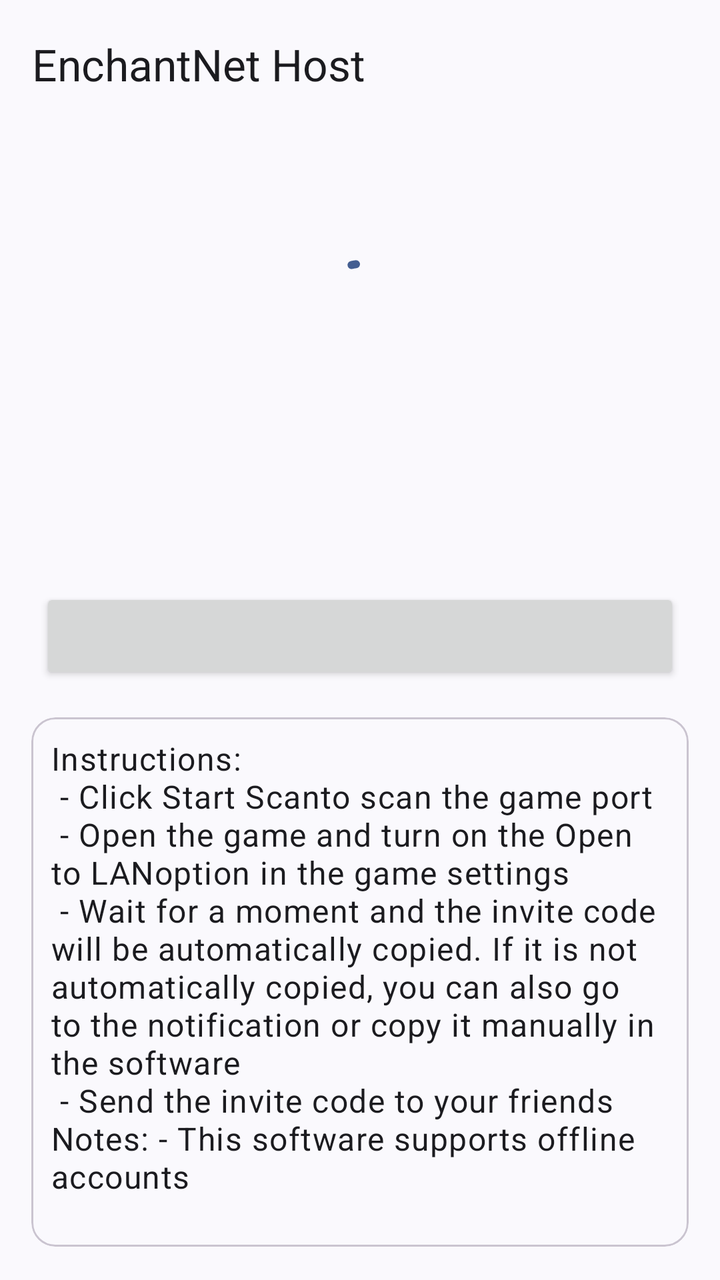
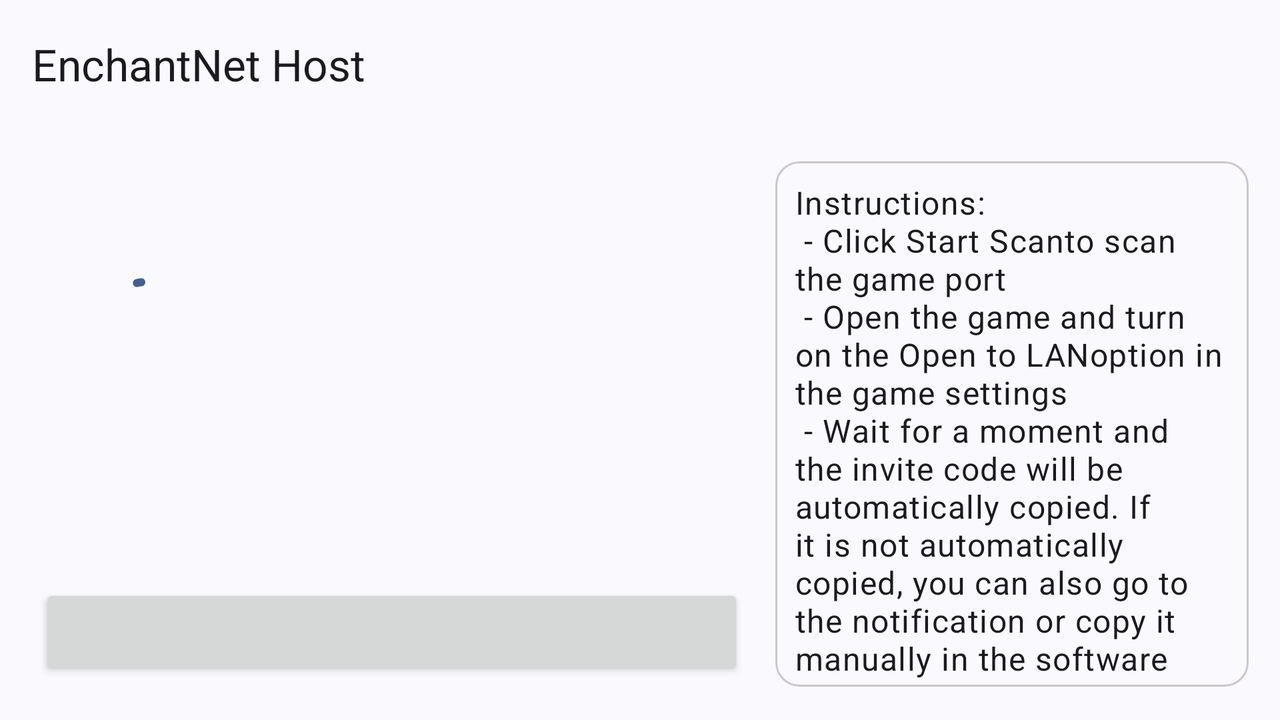

Compare how this app lays out the same screen by default and in its alternative resource folder. The renders come first, then the two layout files and the values they reference.
<!-- AndroidManifest.xml: application theme Theme.EnchantNet -->
<!-- res/layout/activity_host.xml -->
<?xml version="1.0" encoding="utf-8"?>
<androidx.coordinatorlayout.widget.CoordinatorLayout
    xmlns:android="http://schemas.android.com/apk/res/android"
    xmlns:app="http://schemas.android.com/apk/res-auto"
    android:id="@+id/root"
    android:layout_width="match_parent"
    android:layout_height="match_parent">

    <com.google.android.material.appbar.AppBarLayout
        android:layout_width="match_parent"
        android:layout_height="wrap_content"
        android:fitsSystemWindows="true"
        app:liftOnScroll="true">

        <com.google.android.material.appbar.MaterialToolbar
            android:id="@+id/bar"
            android:layout_width="match_parent"
            android:layout_height="wrap_content"
            app:layout_collapseMode="pin"
            app:title="@string/bar_host" />

    </com.google.android.material.appbar.AppBarLayout>

    <androidx.constraintlayout.widget.ConstraintLayout
        android:id="@+id/container"
        android:layout_width="match_parent"
        android:layout_height="match_parent"
        android:padding="10dp"
        app:layout_behavior="@string/appbar_scrolling_view_behavior">

        <androidx.constraintlayout.widget.Guideline
            android:id="@+id/guide60"
            android:orientation="horizontal"
            app:layout_constraintGuide_percent="0.5"
            android:layout_width="wrap_content"
            android:layout_height="wrap_content" />

        <androidx.constraintlayout.widget.ConstraintLayout
            android:id="@+id/regionA"
            android:layout_width="0dp"
            android:layout_height="0dp"
            android:padding="10dp"
            app:layout_constraintTop_toTopOf="parent"
            app:layout_constraintBottom_toTopOf="@id/guide60"
            app:layout_constraintStart_toStartOf="parent"
            app:layout_constraintEnd_toEndOf="parent">

            <com.google.android.material.progressindicator.CircularProgressIndicator
                android:id="@+id/host_progress"
                android:layout_width="wrap_content"
                android:layout_height="wrap_content"
                android:indeterminate="true"
                app:layout_constraintVertical_bias="0.2"
                app:layout_constraintTop_toTopOf="parent"
                app:layout_constraintBottom_toBottomOf="parent"
                app:layout_constraintStart_toStartOf="parent"
                app:layout_constraintEnd_toEndOf="parent" />

            <ImageView
                android:id="@+id/host_state_image"
                android:layout_width="50dp"
                android:layout_height="50dp"
                android:importantForAccessibility="no"
                app:layout_constraintVertical_bias="0.2"
                app:layout_constraintTop_toTopOf="parent"
                app:layout_constraintBottom_toBottomOf="parent"
                app:layout_constraintStart_toStartOf="parent"
                app:layout_constraintEnd_toEndOf="parent" />

            <TextView
                android:id="@+id/host_state_text"
                android:layout_width="match_parent"
                android:layout_height="0dp"
                android:layout_marginTop="20dp"
                android:layout_marginBottom="20dp"
                android:gravity="center"
                android:maxLines="2"
                android:textSize="16sp"
                android:ellipsize="marquee"
                android:marqueeRepeatLimit="marquee_forever"
                android:scrollHorizontally="true"
                app:layout_constraintTop_toBottomOf="@+id/host_state_image"
                app:layout_constraintBottom_toTopOf="@+id/host_btn_copy" />

            <Button
                android:id="@+id/host_btn_copy"
                android:layout_width="match_parent"
                android:layout_height="wrap_content"
                android:layout_marginBottom="10dp"
                android:text="@string/host_btn_copy"
                android:visibility="invisible"
                app:layout_constraintBottom_toTopOf="@+id/host_btn_switch" />

            <Button
                android:id="@+id/host_btn_switch"
                android:layout_width="match_parent"
                android:layout_height="wrap_content"
                app:layout_constraintBottom_toBottomOf="parent" />

        </androidx.constraintlayout.widget.ConstraintLayout>

        <com.google.android.material.card.MaterialCardView
            android:id="@+id/regionB"
            android:layout_width="0dp"
            android:layout_height="0dp"
            android:foreground="?attr/selectableItemBackground"
            app:cardUseCompatPadding="true"
            app:layout_constraintTop_toBottomOf="@id/guide60"
            app:layout_constraintBottom_toBottomOf="parent"
            app:layout_constraintStart_toStartOf="parent"
            app:layout_constraintEnd_toEndOf="parent">

            <androidx.core.widget.NestedScrollView
                android:layout_width="match_parent"
                android:layout_height="match_parent">

                <TextView
                    android:padding="10dp"
                    android:layout_width="match_parent"
                    android:layout_height="wrap_content"
                    android:text="@string/host_tutorial_text"
                    android:textAppearance="@style/TextAppearance.Material3.BodyLarge" />

            </androidx.core.widget.NestedScrollView>

        </com.google.android.material.card.MaterialCardView>

    </androidx.constraintlayout.widget.ConstraintLayout>

</androidx.coordinatorlayout.widget.CoordinatorLayout>
<!-- resources referenced by this layout -->
<resources>
  <string name="bar_host">EnchantNet Host</string>
  <string name="host_btn_copy">Copy Invite Code</string>
  <string name="host_tutorial_text">Instructions:\n - Click "Start Scan" to scan the game port\n - Open the game and turn on the "Open to LAN" option in the game settings\n - Wait for a moment and the invite code will be automatically copied. If it is not automatically copied, you can also go to the notification or copy it manually in the software\n - Send the invite code to your friends\nNotes: - This software supports offline accounts</string>
  <style name="Theme.EnchantNet" parent="Theme.Material3.DynamicColors.DayNight.NoActionBar" />
</resources>
<!-- res/layout-land/activity_host.xml (the author's variant of the layout above) -->
<!-- drawn on the phone turned sideways -->
<?xml version="1.0" encoding="utf-8"?>
<androidx.coordinatorlayout.widget.CoordinatorLayout
    xmlns:android="http://schemas.android.com/apk/res/android"
    xmlns:app="http://schemas.android.com/apk/res-auto"
    android:id="@+id/root"
    android:layout_width="match_parent"
    android:layout_height="match_parent">

    <com.google.android.material.appbar.AppBarLayout
        android:layout_width="match_parent"
        android:layout_height="wrap_content"
        android:fitsSystemWindows="true"
        app:liftOnScroll="true">

        <com.google.android.material.appbar.MaterialToolbar
            android:id="@+id/bar"
            android:layout_width="match_parent"
            android:layout_height="wrap_content"
            app:layout_collapseMode="pin"
            app:title="@string/bar_host" />

    </com.google.android.material.appbar.AppBarLayout>

    <androidx.constraintlayout.widget.ConstraintLayout
        android:id="@+id/container"
        android:layout_width="match_parent"
        android:layout_height="match_parent"
        android:padding="10dp"
        app:layout_behavior="@string/appbar_scrolling_view_behavior">

        <androidx.constraintlayout.widget.Guideline
            android:id="@+id/guide60"
            android:orientation="vertical"
            app:layout_constraintGuide_percent="0.6"
            android:layout_width="wrap_content"
            android:layout_height="wrap_content" />

        <androidx.constraintlayout.widget.ConstraintLayout
            android:id="@+id/regionA"
            android:layout_width="0dp"
            android:layout_height="0dp"
            android:padding="10dp"
            app:layout_constraintTop_toTopOf="parent"
            app:layout_constraintBottom_toBottomOf="parent"
            app:layout_constraintStart_toStartOf="parent"
            app:layout_constraintEnd_toStartOf="@id/guide60">

            <com.google.android.material.progressindicator.CircularProgressIndicator
                android:id="@+id/host_progress"
                android:layout_width="wrap_content"
                android:layout_height="wrap_content"
                android:indeterminate="true"
                app:layout_constraintVertical_bias="0.5"
                app:layout_constraintTop_toTopOf="parent"
                app:layout_constraintBottom_toTopOf="@+id/host_btn_copy"
                app:layout_constraintStart_toStartOf="parent"
                app:layout_constraintEnd_toStartOf="@+id/host_state_text" />

            <ImageView
                android:id="@+id/host_state_image"
                android:layout_width="50dp"
                android:layout_height="50dp"
                android:importantForAccessibility="no"
                app:layout_constraintVertical_bias="0.5"
                app:layout_constraintTop_toTopOf="parent"
                app:layout_constraintBottom_toTopOf="@+id/host_btn_copy"
                app:layout_constraintStart_toStartOf="parent"
                app:layout_constraintEnd_toStartOf="@+id/host_state_text" />

            <TextView
                android:id="@+id/host_state_text"
                android:layout_width="0dp"
                android:layout_height="0dp"
                android:layout_marginTop="20dp"
                android:layout_marginBottom="20dp"
                android:gravity="center"
                android:maxLines="2"
                android:textSize="16sp"
                android:ellipsize="marquee"
                android:marqueeRepeatLimit="marquee_forever"
                android:scrollHorizontally="true"
                app:layout_constraintWidth_percent="0.7"
                app:layout_constraintHorizontal_bias="1"
                app:layout_constraintStart_toStartOf="parent"
                app:layout_constraintEnd_toEndOf="parent"
                app:layout_constraintTop_toTopOf="parent"
                app:layout_constraintBottom_toTopOf="@+id/host_btn_copy" />

            <Button
                android:id="@+id/host_btn_copy"
                android:layout_width="match_parent"
                android:layout_height="wrap_content"
                android:layout_marginBottom="10dp"
                android:text="@string/host_btn_copy"
                android:visibility="invisible"
                app:layout_constraintBottom_toTopOf="@+id/host_btn_switch" />

            <Button
                android:id="@+id/host_btn_switch"
                android:layout_width="match_parent"
                android:layout_height="wrap_content"
                app:layout_constraintBottom_toBottomOf="parent" />

        </androidx.constraintlayout.widget.ConstraintLayout>

        <com.google.android.material.card.MaterialCardView
            android:id="@+id/regionB"
            android:layout_width="0dp"
            android:layout_height="0dp"
            android:foreground="?attr/selectableItemBackground"
            app:cardUseCompatPadding="true"
            app:layout_constraintTop_toTopOf="parent"
            app:layout_constraintBottom_toBottomOf="parent"
            app:layout_constraintStart_toEndOf="@id/guide60"
            app:layout_constraintEnd_toEndOf="parent">

            <androidx.core.widget.NestedScrollView
                android:layout_width="match_parent"
                android:layout_height="match_parent">

                <TextView
                    android:padding="10dp"
                    android:layout_width="match_parent"
                    android:layout_height="wrap_content"
                    android:text="@string/host_tutorial_text"
                    android:textAppearance="@style/TextAppearance.Material3.BodyLarge" />

            </androidx.core.widget.NestedScrollView>

        </com.google.android.material.card.MaterialCardView>

    </androidx.constraintlayout.widget.ConstraintLayout>

</androidx.coordinatorlayout.widget.CoordinatorLayout>
